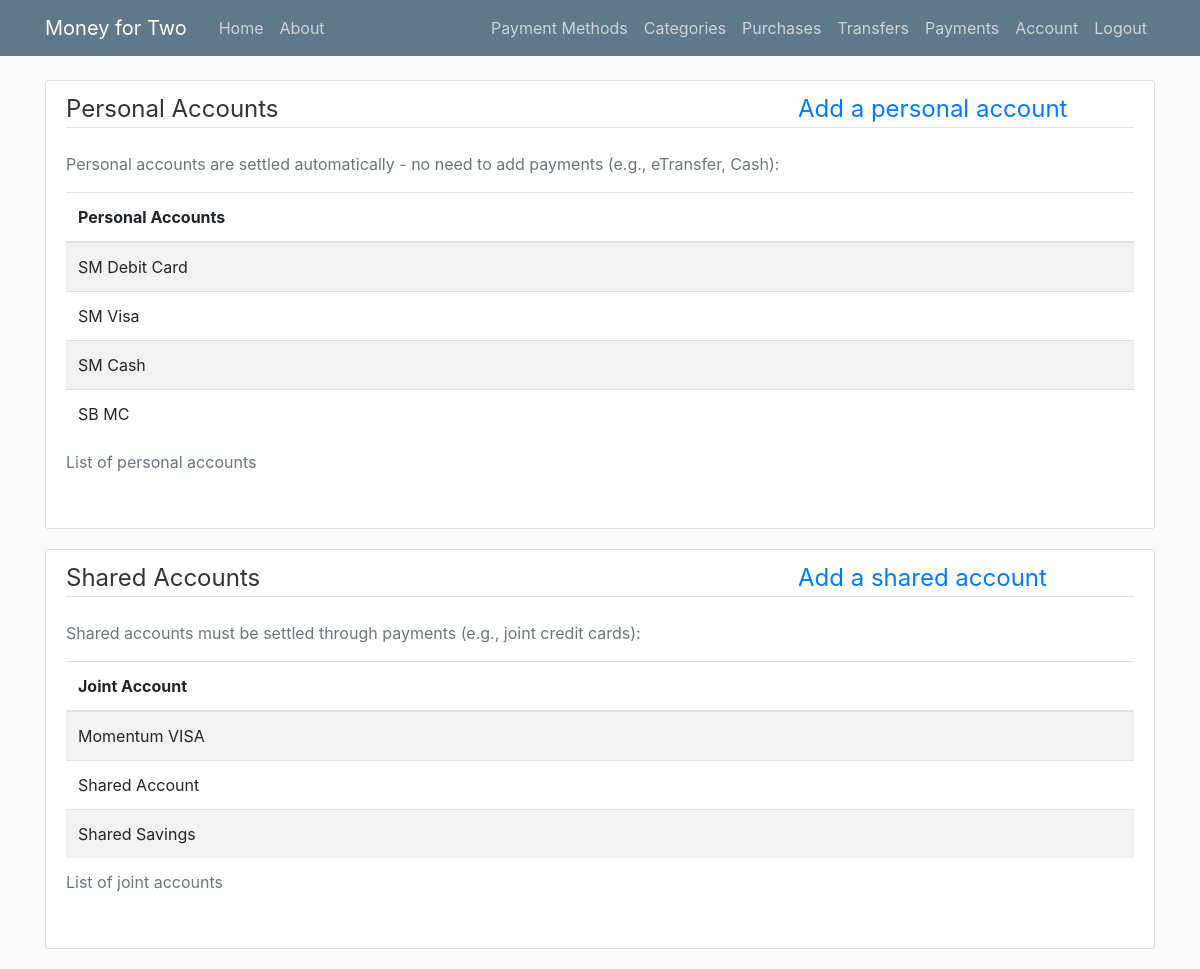
The app's page /methods/ (signed in) with its own data.
### app/models.py (models this page shows, shortened)
class Method(db.Model):
    id = db.Column(db.Integer, autoincrement=True,primary_key=True)
    method = db.Column(db.String(20),nullable=False,unique=True)
    user_id = db.Column(db.Integer, db.ForeignKey('user.id'), nullable=False)
    purchases = db.relationship('Purchase',backref='purchase_method',lazy=True)

class Card(db.Model):
    id = db.Column(db.Integer, autoincrement=True,primary_key=True)
    card = db.Column(db.String(20),nullable=False,unique=True)
    user_id = db.Column(db.Integer, db.ForeignKey('user.id'), nullable=False)
    payments = db.relationship('Payment',backref='card_paid',lazy=True)
    purchases = db.relationship('Purchase',backref='card_used',lazy=True)

### app/routes.py (the view)
@app.route('/methods/')
def methods():
    method_list = []
    user_methods = Method.query.filter_by(user_id=current_user.id).all()
    for user_method in user_methods:
        method_list.append(user_method.method)
    card_list = []
    user_cards = Card.query.filter_by(user_id=current_user.id).all()
    for user_card in user_cards:
        card_list.append(user_card.card)
    return render_template('methods.html',title="Methods",method_list=method_list,card_list=card_list)

### app/models.py (called while the page is built)
@login_manager.user_loader
def load_user(user_id):
    return User.query.get(int(user_id))

### app/templates/methods.html (shortened to what this page needs)
{% extends "layout.html" %}
{% block content %}
<div class="content-section">
    <form method="POST" action="">
        <fieldset class="form-group">
            <legend class="border-bottom mb-4">
                <div class="row">
                    <div class="col">
                        Personal Accounts
                    </div>
                    <div class="col-4">
                        <a href="{{ url_for('new_method') }}">Add a personal account</a>
                    </div>
                </div>
            </legend>
            <p class='text-muted'>Personal accounts are settled automatically - no need to add payments  (e.g., eTransfer, Cash):</p>
            <div class="table-responsive">
                <table class="table table-striped">
                    <caption>List of personal accounts</caption>
                    <thead>
                    <tr>
                        <th scope="col"> Personal Accounts </th>
                    </tr>
                    </thead>
                    <tbody>
                        {% for method in method_list %}
                        <tr>
                            <td >{{ method }}</td>
                        </tr>
                        {% endfor %}
                    </tbody>
                </table>
            </div>
        </fieldset>
    </form>
</div>
<div class="content-section">
    <form method="POST" action="">
        <fieldset class="form-group">
            <legend class="border-bottom mb-4">
                <div class="row">
                    <div class="col">
                        Shared Accounts
                    </div>
                    <div class="col-4">
                        <a href="{{ url_for('new_card') }}">Add a shared account</a>
                    </div>
                </div>
            </legend>
            <p class='text-muted'>Shared accounts must be settled through payments (e.g., joint credit cards):</p>
            <div class="table-responsive">
                <table class="table table-striped">
                    <caption>List of joint accounts</caption>
                    <thead>
                    <tr>
                        <th scope="col"> Joint Account </th>
                    </tr>
                    </thead>
                    <tbody>
                        {% for card in card_list %}
                        <tr>
                            <td >{{ card }}</td>
                        </tr>
                        {% endfor %}
                    </tbody>
                </table>
            </div>
        </fieldset>
    </form>
</div>
{% endblock content %}

### app/static/main.css (style rules this page uses)
body { background: #fafafa; color: #333333; margin-top: 5rem; }
.content-section { background: #ffffff; padding: 10px 20px; border: 1px solid #dddddd; border-radius: 3px; margin-bottom: 20px; }

### records on screen
Method: method "SM Debit Card"
Method: method "SM Visa"
Method: method "SM Cash"
Method: method "SB MC"
Card: card "Momentum VISA"
Card: card "Shared Account"
Card: card "Shared Savings"
